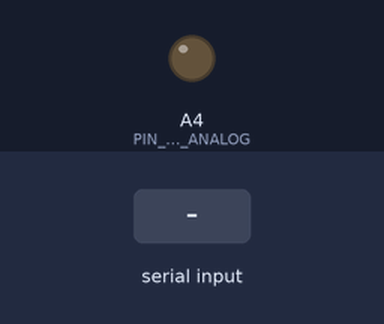
Recording of a sketch running on a simulated Arduino Uno, built with avr-gcc and run on an emulated ATmega328P. Parts: output pins drawn as LEDs (lit = HIGH). The inputs (shaded band) are chosen by the test bench. What the sketch prints to the serial monitor is not drawn.

Above: at 1.2 s.
1.3 s: "1" received over Serial
At 1.7 s:
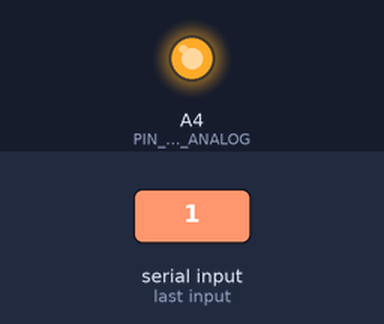
2.8 s: "0" received over Serial
At 4.1 s:
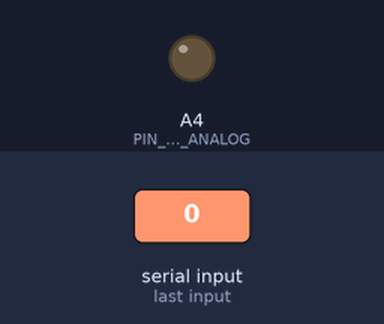
Timing chart, 0 to 5.8 s (numbered marks = the images above; inputs shaded):
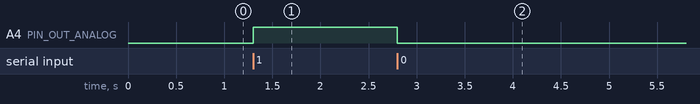

The sketch:

Monk-PA-Ch6-DigitalHighLow.ino
```cpp
const int PIN_OUT_DIGITAL = 4;
const int PIN_OUT_ANALOG  = A4;

// Change this line to prove that you can use
// "digitalWrite" with the Analog Outs, too...
const int PIN_OUT = PIN_OUT_ANALOG;

void setup() {
  pinMode(PIN_OUT, OUTPUT);
  digitalWrite(PIN_OUT, LOW);
  Serial.begin(9600);
  Serial.println("Write 1 or 0 to turn on and off");
}

void loop() {
  if (Serial.available() > 0) {
    char val = Serial.read();
    if (val == '1') {
      digitalWrite(PIN_OUT, HIGH);
    } else if (val == '0') {
      digitalWrite(PIN_OUT, LOW);
    }
  }
}
```

Measured:
- after the input at 1.3 s, A4 (PIN_OUT_ANALOG): LOW → HIGH at once
- after the input at 2.8 s, A4 (PIN_OUT_ANALOG): HIGH → LOW at once
